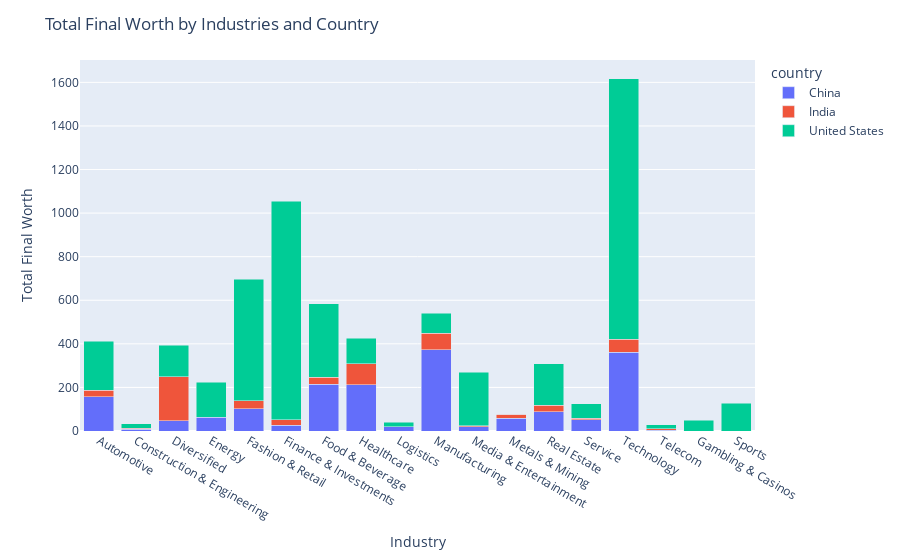

The notebook cell this image was saved under:
### Markdown cell above
**United States, China, India** là top 3 quốc gia có số lượng tỷ phú nhiều nhất thế giới.

Hãy xem phân phối tài sản của tỷ phú trong 3 quốc gia này đối với các ngành công nghiệp như thế nào.

### Code cell
top3_countries = ['China', 'United States', 'India']
top3_countries = df[df['country'].isin(top3_countries)]
# Nhóm theo 'Industries' và tính tổng 'finalWorth' cho từng 'Country'
df_grouped = top3_countries.groupby(['industries', 'country'])['finalWorth'].sum().reset_index()

# Vẽ biểu đồ cột chồng
fig = px.bar(df_grouped, x='industries', y='finalWorth', color='country',
             labels={'finalWorth': 'Total Final Worth'}, barmode='stack')

# Cập nhật layout
fig.update_layout(title='Total Final Worth by Industries and Country',
                  xaxis_title='Industry',
                  yaxis_title='Total Final Worth')

fig.show()

### Figure 1 — Plotly figure (JSON) as saved in the notebook; plotly's stock layout.template omitted (floating-point values rounded to 4 significant figures)
{"data": [{"alignmentgroup": "True", "hovertemplate": "country=China<br>industries=%{x}<br>Total Final Worth=%{y}<extra></extra>", "legendgroup": "China", "marker": {"color": "#636efa", "pattern": {"shape": ""}}, "name": "China", "offsetgroup": "China", "orientation": "v", "showlegend": true, "textposition": "auto", "type": "bar", "x": ["Automotive", "Construction & Engineering", "Diversified", "Energy", "Fashion & Retail", "Finance & Investments", "Food & Beverage", "Healthcare", "Logistics", "Manufacturing", "Media & Entertainment", "Metals & Mining", "Real Estate", "Service", "Technology", "Telecom"], "xaxis": "x", "y": [156.4, 7, 47.1, 63.8, 101.6, 25.5, 214.8, 211.8, 18.7, 373.2, 20.6, 58.4, 89.2, 52.4, 361.7, 3.3], "yaxis": "y"}, {"alignmentgroup": "True", "hovertemplate": "country=India<br>industries=%{x}<br>Total Final Worth=%{y}<extra></extra>", "legendgroup": "India", "marker": {"color": "#EF553B", "pattern": {"shape": ""}}, "name": "India", "offsetgroup": "India", "orientation": "v", "showlegend": true, "textposition": "auto", "type": "bar", "x": ["Automotive", "Construction & Engineering", "Diversified", "Fashion & Retail", "Finance & Investments", "Food & Beverage", "Healthcare", "Logistics", "Manufacturing", "Media & Entertainment", "Metals & Mining", "Real Estate", "Service", "Technology", "Telecom"], "xaxis": "x", "y": [29.5, 6.1, 201.9, 37.3, 25.5, 32.6, 97, 1.3, 76.2, 2.4, 17.5, 28.4, 6.6, 58.4, 8], "yaxis": "y"}, {"alignmentgroup": "True", "hovertemplate": "country=United States<br>industries=%{x}<br>Total Final Worth=%{y}<extra></extra>", "legendgroup": "United States", "marker": {"color": "#00cc96", "pattern": {"shape": ""}}, "name": "United States", "offsetgroup": "United States", "orientation": "v", "showlegend": true, "textposition": "auto", "type": "bar", "x": ["Automotive", "Construction & Engineering", "Diversified", "Energy", "Fashion & Retail", "Finance & Investments", "Food & Beverage", "Gambling & Casinos", "Healthcare", "Logistics", "Manufacturing", "Media & Entertainment", "Metals & Mining", "Real Estate", "Service", "Sports", "Technology", "Telecom"], "xaxis": "x", "y": [225.9, 20.9, 143.8, 160.3, 557.6, 1004.0, 336.3, 49.5, 116.2, 20.5, 90.7, 246.4, 2, 191.9, 67.1, 127.5, 1197.0, 17.6], "yaxis": "y"}], "layout": {"barmode": "stack", "legend": {"title": {"text": "country"}, "tracegroupgap": 0}, "margin": {"t": 60}, "title": {"text": "Total Final Worth by Industries and Country"}, "xaxis": {"anchor": "y", "domain": [0, 1], "title": {"text": "Industry"}}, "yaxis": {"anchor": "x", "domain": [0, 1], "title": {"text": "Total Final Worth"}}}}
